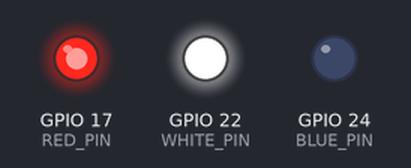
The program below on a simulated Raspberry Pi (BCM pin numbers). Shown: output pins drawn as LEDs (lit = HIGH). At 0.0 s the program stops and its outputs stay as they are.

Above: at 0.1 s.
Timing chart, 0 to 1.5 s (numbered marks = the images above):
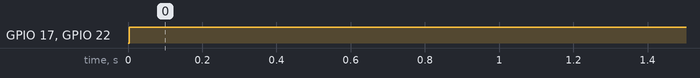

Measured:
- by itself, GPIO 17 (RED_PIN), GPIO 22 (WHITE_PIN): LOW → HIGH at 0.00 s

The program:

warmWhite.py
```python
import subprocess
import os
import sys
import termios
import tty
import pigpio
import time
from thread import start_new_thread


RED_PIN   = 17
WHITE_PIN = 22
BLUE_PIN  = 24

pi = pigpio.pi()

pi.set_PWM_dutycycle(BLUE_PIN, 0)
pi.set_PWM_dutycycle(WHITE_PIN, 255)
pi.set_PWM_dutycycle(RED_PIN, 255)

pi.stop()
```
